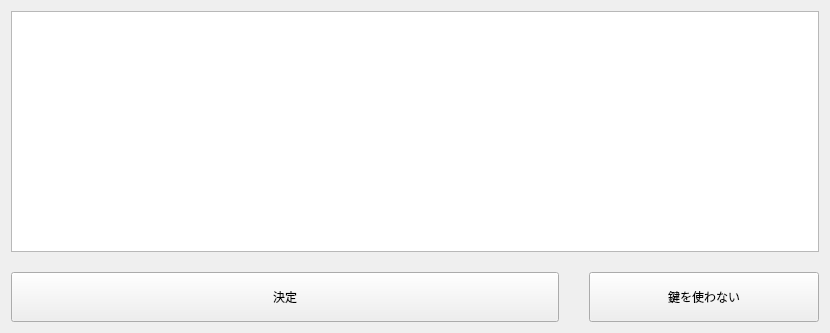
<?xml version="1.0" encoding="UTF-8"?>
<ui version="4.0">
 <class>Form</class>
 <widget class="QWidget" name="Form">
  <property name="geometry">
   <rect>
    <x>0</x>
    <y>0</y>
    <width>830</width>
    <height>333</height>
   </rect>
  </property>
  <property name="minimumSize">
   <size>
    <width>700</width>
    <height>300</height>
   </size>
  </property>
  <property name="windowTitle">
   <string>使用する鍵を選択</string>
  </property>
  <layout class="QGridLayout" name="gridLayout">
   <item row="0" column="0">
    <layout class="QVBoxLayout" name="verticalLayout">
     <property name="spacing">
      <number>20</number>
     </property>
     <item>
      <widget class="QListView" name="listView"/>
     </item>
     <item>
      <layout class="QHBoxLayout" name="horizontalLayout">
       <property name="spacing">
        <number>30</number>
       </property>
       <item>
        <widget class="QPushButton" name="pushButton">
         <property name="minimumSize">
          <size>
           <width>0</width>
           <height>50</height>
          </size>
         </property>
         <property name="text">
          <string>決定</string>
         </property>
        </widget>
       </item>
       <item>
        <widget class="QPushButton" name="pushButton_2">
         <property name="minimumSize">
          <size>
           <width>0</width>
           <height>50</height>
          </size>
         </property>
         <property name="maximumSize">
          <size>
           <width>230</width>
           <height>16777215</height>
          </size>
         </property>
         <property name="text">
          <string>鍵を使わない</string>
         </property>
        </widget>
       </item>
      </layout>
     </item>
    </layout>
   </item>
  </layout>
 </widget>
 <resources/>
 <connections>
  <connection>
   <sender>listView</sender>
   <signal>clicked(QModelIndex)</signal>
   <receiver>Form</receiver>
   <slot>key_selected()</slot>
   <hints>
    <hint type="sourcelabel">
     <x>199</x>
     <y>114</y>
    </hint>
    <hint type="destinationlabel">
     <x>199</x>
     <y>149</y>
    </hint>
   </hints>
  </connection>
  <connection>
   <sender>pushButton</sender>
   <signal>clicked()</signal>
   <receiver>Form</receiver>
   <slot>enter()</slot>
   <hints>
    <hint type="sourcelabel">
     <x>199</x>
     <y>260</y>
    </hint>
    <hint type="destinationlabel">
     <x>199</x>
     <y>149</y>
    </hint>
   </hints>
  </connection>
  <connection>
   <sender>pushButton_2</sender>
   <signal>clicked()</signal>
   <receiver>Form</receiver>
   <slot>not_use_key()</slot>
   <hints>
    <hint type="sourcelabel">
     <x>699</x>
     <y>292</y>
    </hint>
    <hint type="destinationlabel">
     <x>414</x>
     <y>166</y>
    </hint>
   </hints>
  </connection>
 </connections>
 <slots>
  <slot>key_selected()</slot>
  <slot>enter()</slot>
  <slot>not_use_key()</slot>
 </slots>
</ui>
